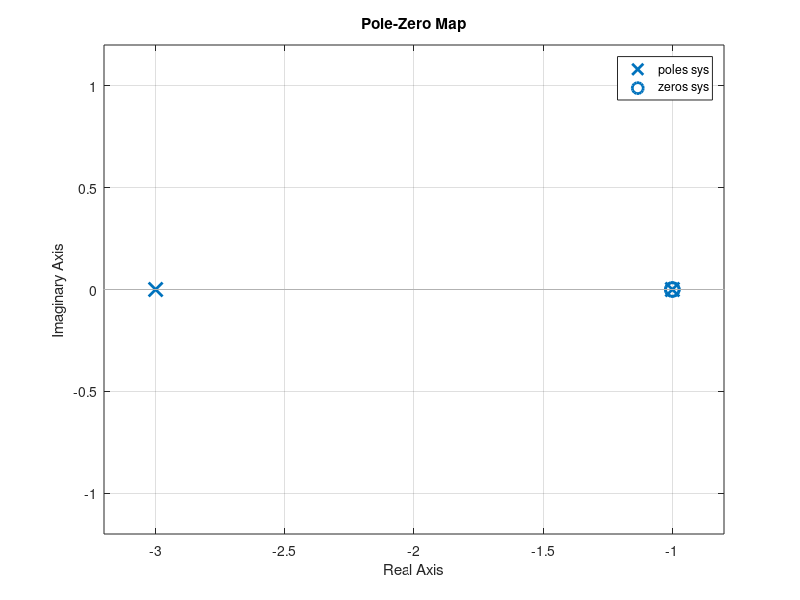

Write the MATLAB code that produced this figure.
%CP2.9
clear;
clc;
%(a)
Gs = tf([1 1], [1 2]);
Hs = tf(1, [1 1]);
sys = feedback(Gs, Hs, -1);

%(b)
pzmap(sys);
p = pole(sys);
z = zero(sys);

%(c)
sys2 = minreal(sys);

%(d)